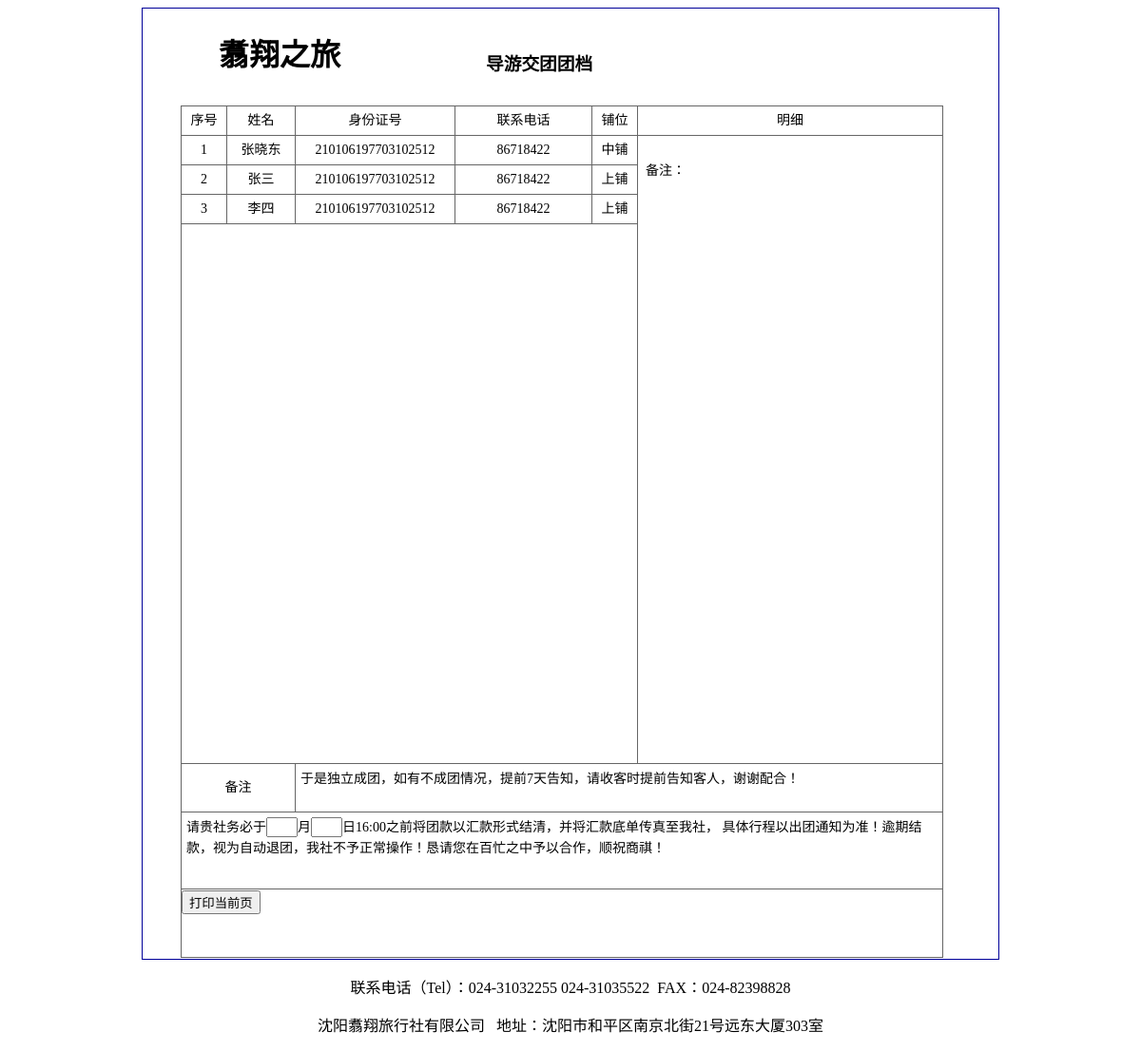
/tour_doc/5/ (signed in), run on the app's committed database.
### learning_logs/models.py (models this page shows, shortened)
class Entry(models.Model):
    GENDER_CHOICES = (
        (u'男', u'男'),
        (u'女', u'女'),
    )
    bed_choices = (
        (u'上铺', u'上铺'),
        (u'中铺', u'中铺'),
        (u'下铺', u'下铺'),
    )
    topic = models.ForeignKey(Topic, on_delete=models.CASCADE, verbose_name='旅行团名称')
    date_added = models.DateField('入团时间', auto_now_add=True)
    name = models.CharField('参团人姓名', max_length=50)
    signup = models.CharField('预报来源', max_length=100)
    sex = models.CharField('性别', max_length=2, choices=GENDER_CHOICES)
    number = models.CharField('身份证号', max_length=18)
    phone = models.CharField('联系电话', max_length=12)
    bunk = models.CharField('铺位', max_length=4, choices=bed_choices, default='上铺')
    money = models.DecimalField('结款', max_digits=8, decimal_places=2)
    text = models.CharField('个人备注', max_length=100, null=True, blank=True, default="无")
    class Meta(object):
        verbose_name_plural = '参团人员'

### learning_logs/views.py (the view)
# urls.py: path('tour_doc/<int:topic_id>/', views.tour_docid, name='tour_docid'),
@login_required
def tour_docid(request, topic_id):
    tables = Topic.objects.get(id=topic_id)
    if tables.owner != request.user:
        raise Http404
    entries1 = tables.entry_set.order_by('-date_added')
    context = {'tour_doc': tour_doc, 'entries': entries1}
    return render(request, 'learning_logs/tour_docid.html', context)

### templates/learning_logs/tour_docid.html (shortened to what this page needs)
{% load staticfiles %}
<!DOCTYPE html>
<html>
<head>
    <link rel="stylesheet" href="{% static 'learning_logs/css/style_tour.css' %}"/>
</head>
<body>
<div id="div_b">
    <h1 id="divh1">&nbsp;翥翔之旅</h1>
    <div>
        <h3 id="divh3">导游交团团档</h3>
    </div>
    <div id="divhtext">
    </div>
    <div id="div1">
        <div class="table-a" style="width:800px;height:895px;margin-left: auto;margin-right: auto;">
            <div class="row-a">
                <div class="line-a">
                    <div class="cell-a"><span class="cel">序号</span></div>
                    <div class="cell-b"><span class="cel">姓名</span></div>
                    <div class="cell-c"><span class="cel">身份证号</span></div>
                    <div class="cell-d"><span class="cel">联系电话</span></div>
                    <div class="cell-e"><span class="cel">铺位</span></div>
                </div>
                <div class="line-b">明细</div>
            </div>
            <div class="row-b" style="height: 660px">
                <div class="line-a" style="height: 660px">
                    <div class="table-data" id="TABLE_DATA"></div>
                </div>
                <div class="line-b" style="height: 660px">
                    <div style="padding:8px">
                        <p id="input1" contenteditable="true" style="word-break:break-all;">备注：</p>
                    </div>
                </div>
            </div>
            <div class="row-d">
                <div class="line-c"><span class="cel" style="line-height:50px;">备注</span></div>
                <div class="line-d">
                    <div style="padding:5px;">于是独立成团，如有不成团情况，提前7天告知，请收客时提前告知客人，谢谢配合！</div>
                </div>
            </div>
            <div class="row-e">
                请贵社务必于<input type="text" size="1">月<input type="text" size="1">日16:00之前将团款以汇款形式结清，并将汇款底单传真至我社，
                具体行程以出团通知为准！逾期结款，视为自动退团，我社不予正常操作！恳请您在百忙之中予以合作，顺祝商祺！
            </div>
                        <input type="button" name="button" id="button" class="noprint btn btn-primary" value="打印当前页" onclick="printpage()"/>
        </div>
    </div>
    <table id="SOURCE_DATA" style="display:none;">
        {% for entry in entries %}
            <tr>
                <td>{{ entry.name }}</td>
                <td>{{ entry.number }}</td>
                <td>{{ entry.phone }}</td>
                <td>{{ entry.bunk }}</td>
            </tr>
        {% endfor %}
    </table>
</div>
<div id="div5">
    <P id="p1">联系电话（Tel）：024-31032255&nbsp;024-31035522&nbsp;&nbsp;FAX：024-82398828</P>
    <p id="p1">沈阳翥翔旅行社有限公司&nbsp;&nbsp;&nbsp;地址：沈阳市和平区南京北街21号远东大厦303室</p>
</div>
</body>
</html>

### learning_logs/static/learning_logs/css/style_tour.css (style rules this page uses)
.table-a { border: solid 1px #666; line-height: 30px; font-size: 14px; }
.row-a { height: 30px; border-bottom: solid 1px #666; text-align: center; }
.row-b { height: 320px; border-bottom: solid 1px #666; }
.row-d { overflow: hidden; height: 50px; border-bottom: solid 1px #666; line-height: 22px; }
.row-e { overflow: hidden; height: 70px; border-bottom: solid 1px #666; padding: 5px; line-height: 22px; }
.line-a { float: left; width: 60%; }
.line-b { float: left; width: 40%; }
.line-c { float: left; width: 15%; height: 100%; text-align: center; }
.line-d { float: left; width: 85%; }
.cell-a { float: left; width: 10%; }
.cell-b { float: left; width: 15%; }
.cell-c { float: left; width: 35%; }
.cell-d { float: left; width: 30%; }
.cell-e { float: left; width: 10%; }
.cel { display: block; border-right: solid 1px #666; }
.row-b .line-a { height: 320px; overflow-y: auto; overflow-x: hidden; }
.table-data { height: 100%; border-right: solid 1px #666; }

### templates/learning_logs/tour_docid.html (style rules this page uses)
#p1 { text-align: center; }
#div_b { margin-left: auto; margin-right: auto; position: relative; border: 1px solid #000099; width: 900px; height: 1000px; }
#div1 { margin: 2px; position: absolute; top: 100px; left: 38px; }
#div5 { margin-left: auto; margin-right: auto; position: relative; bottom: 0; }
#divh3 { height: 60px; width: 200px; margin: 2px; position: absolute; top: 41px; left: 359px; }
#divh1 { height: 60px; width: 200px; margin: 2px; position: absolute; top: 21px; left: 70px; }
#divhtext { height: 60px; width: 650px; margin: 2px; position: absolute; top: 71px; left: 9px; }
#input1 { width: 208px; height: 170px; text-align: left; border: 0px; }
.noprint { display: none; }

### data on the page
Entry: name "张晓东", number "210106197703102512", phone "86718422", bunk "中铺"
Entry: name "张三", number "210106197703102512", phone "86718422", bunk "上铺"
Entry: name "李四", number "210106197703102512", phone "86718422", bunk "上铺"
